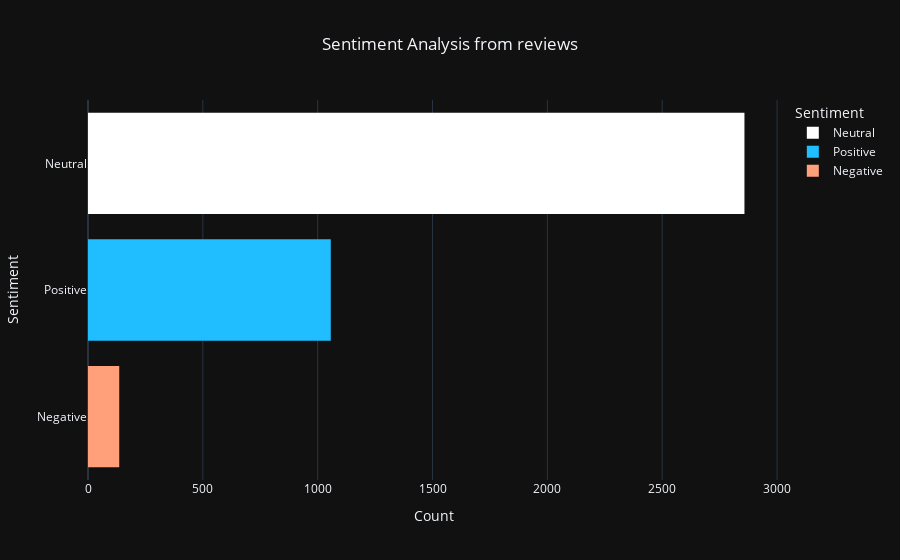

Here is the notebook cell this chart was saved with:
### Code cell
senti_plot(data)

### Figure 1 — Plotly figure (JSON) as saved in the notebook; plotly's stock layout.template omitted (floating-point values rounded to 4 significant figures; data arrays with more than 128 entries replaced by an {"elided": "..."} marker saying what was removed)
{"data": [{"alignmentgroup": "True", "bingroup": "y", "hovertemplate": "%{y}<br>Count: %{x}", "legendgroup": "Neutral", "marker": {"color": "#FFFFFF", "pattern": {"shape": ""}}, "name": "Neutral", "offsetgroup": "Neutral", "orientation": "h", "showlegend": true, "type": "histogram", "xaxis": "x", "y": {"elided": "2858 str values"}, "yaxis": "y"}, {"alignmentgroup": "True", "bingroup": "y", "hovertemplate": "%{y}<br>Count: %{x}", "legendgroup": "Positive", "marker": {"color": "#20BEFF", "pattern": {"shape": ""}}, "name": "Positive", "offsetgroup": "Positive", "orientation": "h", "showlegend": true, "type": "histogram", "xaxis": "x", "y": {"elided": "1057 str values"}, "yaxis": "y"}, {"alignmentgroup": "True", "bingroup": "y", "hovertemplate": "%{y}<br>Count: %{x}", "legendgroup": "Negative", "marker": {"color": "#FFA07A", "pattern": {"shape": ""}}, "name": "Negative", "offsetgroup": "Negative", "orientation": "h", "showlegend": true, "type": "histogram", "xaxis": "x", "y": {"elided": "136 str values"}, "yaxis": "y"}], "layout": {"barmode": "relative", "legend": {"title": {"text": "Sentiment"}, "tracegroupgap": 0}, "title": {"text": "Sentiment Analysis from reviews", "x": 0.5}, "xaxis": {"anchor": "y", "domain": [0, 1], "title": {"text": "Count"}}, "yaxis": {"anchor": "x", "categoryarray": ["Negative", "Positive", "Neutral"], "categoryorder": "array", "domain": [0, 1], "title": {"text": "Sentiment"}}}}
